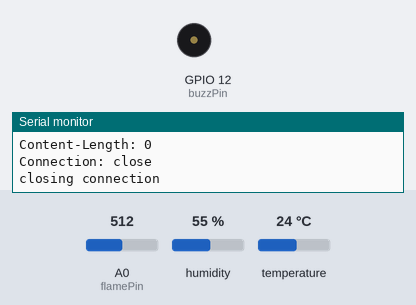
Recording of a sketch running on a simulated ESP8266 (NodeMCU). Parts: buzzer (waves = sounding, pin HIGH), the last lines printed to the serial monitor. The test bench sets the inputs (shaded band); at power-on: A0 (flamePin) = 512, humidity 55 %, temperature 24 °C. WiFi joins after 1.5 s; servers stay silent unless stated; uploads are accepted with an empty reply.

Above: at 4.0 s.
4.1 s: A0 (flamePin) set to 417
6.8 s: A0 (flamePin) set to 387
At 8.5 s:
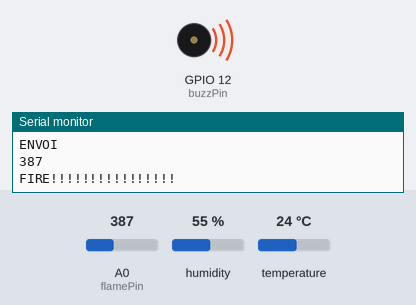
14.9 s: A0 (flamePin) set to 410
At 17.0 s:
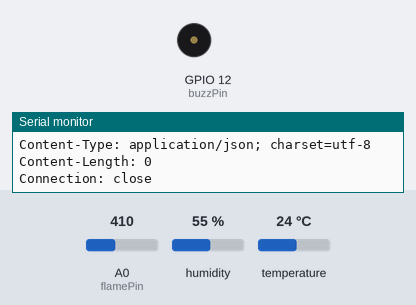
Timing chart, 0 to 18.5 s (numbered marks = the images above; inputs shaded):
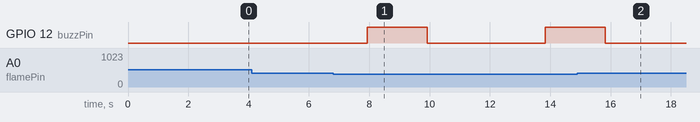

The sketch:

sensor-nodeV8.ino
```cpp
#include <ESP8266WiFi.h>
#include "Timer.h"
#include <Adafruit_Sensor.h>
#include <DHT.h>
#include <DHT_U.h>

#define DHTPIN 0
#define DHTTYPE    DHT11
///////////////Parameters/////////////////
// WIFI params
const char* ssid = "LPiOTIA";
const char* password = "";

DHT_Unified dht(DHTPIN, DHTTYPE);
uint32_t delayMS;

// CSE params
const char* host = "192.168.143.139";
const int httpPort = 8282;

// AE params
const int aePort   = 80;

const char* origin   = " admin:admin";
///////////////////////////////////////////

Timer t;

WiFiServer server(aePort);
int flamePin = A0; // select the input pin for LDR
int buzzPin = 12; //  Pin du Buzzer D6 (GPIO12)
int temperatureValue = 0; // variable to store the value coming from the temperature sensor
int humudityValue = 0; // variable to store the value coming from the humidity sensor
int flameVal;


void setup() {

    Serial.begin(115200);
    dht.begin();
    sensor_t sensor;
    dht.temperature().getSensor(&sensor);
    dht.humidity().getSensor(&sensor);
    delayMS = sensor.min_delay / 1000;

    delay(10);
    Serial.println();
    Serial.println();

    pinMode(12, OUTPUT);
    // Connect to WIFI network
    Serial.print("Connecting to ");
    Serial.println(ssid);

    WiFi.persistent(false);
    WiFi.begin(ssid, password);

    while (WiFi.status() != WL_CONNECTED) {
       delay(500);
       Serial.print(".");
    }
    Serial.println();
    Serial.println("WiFi connected");
    Serial.println("IP address: ");
    Serial.println(WiFi.localIP());

    // Start HTTP server
    server.begin();
    Serial.println("Server started");

    // Create AE resource for sensor node
      String resultat = send("/~/mn-cse/mn-name",2,"{\"m2m:ae\":{\"rn\":\"sensorNodeIUTInfo\",\"api\":\"mydevice1.company.com\",\"rr\":\"true\",\"poa\":[\"http://"+WiFi.localIP().toString()+":"+aePort+"\"]}}");

    if(resultat=="HTTP/1.1 201 Created"){
       // Create Container resource for temperature semsor
       send("/~/mn-cse/mn-name/sensorNodeIUTInfo",3,"{\"m2m:cnt\":{\"rn\":\"temperature\"}}");

       // Create ContentInstance resource for temperature instance value
      // send("/~/mn-cse/mn-name/sensorNodeIUTInfo/temperature",4,"{\"m2m:cin\":{\"con\":\"20\"}}");

       // Create Container resource for humidity sensor
       send("/~/mn-cse/mn-name/sensorNodeIUTInfo",3,"{\"m2m:cnt\":{\"rn\":\"humidity\"}}");

       // Create ContentInstance resource for humidity instance value
       //send("/~/mn-cse/mn-name/sensorNodeIUTInfo/humidity",4,"{\"m2m:cin\":{\"con\":\"100\"}}");

      // Create Container resource for the flame sensor (ky-026)
       send("/~/mn-cse/mn-name/sensorNodeIUTInfo",3,"{\"m2m:cnt\":{\"rn\":\"Flame-Sensor\"}}");
       // Create ContentInstance for the flame sensor
       send("/~/mn-cse/mn-name/sensorNodeIUTInfo/Flame-Sensor",4,"{\"m2m:cin\":{\"con\":\"OFF\"}}");

       // Create Container resource for the alarm (led)
      /* send("/~/mn-cse/mn-name/sensorNodeIUTInfo",3,"{\"m2m:cnt\":{\"rn\":\"alarm\"}}");
       // Create ContentInstance for the alarm
       send("/~/mn-cse/mn-name/sensorNodeIUTInfo/alarm",4,"{\"m2m:cin\":{\"con\":\"OFF\"}}");
       // Create Subscription to the alarm control
       send("/~/mn-cse/mn-name/sensorNodeIUTInfo/alarm",23,"{\"m2m:sub\":{\"rn\":\"alarm_sub\",\"nu\":[\"Cae-SensorNode\"],\"nct\":1}}");
      */}
      //every 5 seconds, call the push fonction that reads and sets the sensors values
      t.every(500*5, push);
  }

// Method in charge of receiving event from the CSE
void loop(){
  t.update();
  // Check if a client is connected
  WiFiClient client = server.available();
  if (!client) {
    return;
  }
  // Wait until the client sends some data
  Serial.println("new client");
  while(!client.available()){
    delay(1);
  }
  // Read the request
  String req = client.readString();
  Serial.println(req);
  client.flush();

  // Switch the Alarme state according to the received value
  /*if (req.indexOf("ON") != -1){
    digitalWrite(buzzPin, 1);
  }else if (req.indexOf("OFF") != -1){
    digitalWrite(buzzPin, 0);
  }else{
    Serial.println("invalid request");
    client.stop();
    return;
  }*/
 // client.flush();

  // Send HTTP response to the client
  String s = "HTTP/1.1 200 OK\r\n";
  client.print(s);
  delay(1);
  Serial.println("Client disonnected");
}


// Method in charge of sending request to the CSE
String send(String url,int ty, String rep) {

  // Connect to the CSE address
  Serial.print("connecting to ");
  Serial.println(host);

  WiFiClient client;

  if (!client.connect(host, httpPort)) {
    Serial.println("connection failed");
    return "error";
  }
  // prepare the HTTP request
  String req = String()+ "POST " + url + " HTTP/1.1\r\n" +
               "Host: " + host + "\r\n" +
               "X-M2M-Origin: " + origin + "\r\n" +
               //"X-M2M-Origin:" + " admin:admin" + "\r\n" +
               "Content-Type: application/json;ty="+ty+"\r\n" +
               "Content-Length: "+ rep.length()+"\r\n"
               "Connection: keep-alive\r\n\n" +
               rep;

  Serial.println(req+"\n");
  Serial.println(req);

  // Send the HTTP request
  client.print(req);

  unsigned long timeout = millis();
  while (client.available() == 0) {
    if (millis() - timeout > 10000) {
      Serial.println(">>> Client Timeout !");
      //client.stop();
      return "error";
    }
  }

  // Read the HTTP response
  String res="";
  if(client.available()){
    res = client.readStringUntil('\r');
    Serial.print(res);
  }
  while(client.available()){
    String line = client.readStringUntil('\r');
    Serial.print(line);
  }

  Serial.println();
  Serial.println("closing connection");
  Serial.println();
  return res;


}

// Sensor function that reads and pushes sensors values in oneM2M infrastructure
void push(){

  Serial.println("ENVOI");
  sensors_event_t eventT;
  dht.temperature().getEvent(&eventT);
  flameVal = analogRead(flamePin);
  Serial.println(flameVal);

  if (flameVal < 400){
    Serial.println("FIRE!!!!!!!!!!!!!!!!");
    digitalWrite(12, 1);
    delay(2000);
    digitalWrite(12, 0);
    String dat =String()+"{\"m2m:cin\":{\"con\":\""+"FIRE"+"\"}}";
    send("/~/mn-cse/mn-name/sensorNodeIUTInfo/Flame-Sensor",4,dat);

  }


  if (isnan(eventT.temperature)) {
    Serial.println(F("Error reading temperature!"));
  }
  else {
    Serial.print(F("Temperature: "));
    Serial.print(eventT.temperature);
    Serial.println(F("°C"));
    String data = String()+"{\"m2m:cin\":{\"con\":\""+eventT.temperature+"\"}}";
    send("/~/mn-cse/mn-name/sensorNodeIUTInfo/temperature",4,data);
  }

  sensors_event_t eventH;
  dht.humidity().getEvent(&eventH);
  if (isnan(eventH.relative_humidity)) {
    Serial.println(F("Error reading humidity!"));
  }
  else {
    Serial.print(F("Humidity: "));
    Serial.print(eventH.relative_humidity);
    Serial.println(F("%"));
    String data = String()+"{\"m2m:cin\":{\"con\":\""+eventH.relative_humidity+"\"}}";
    send("/~/mn-cse/mn-name/sensorNodeIUTInfo/humidity",4,data);
  }
}
```

Measured:
- the behaviour switches between 400 and 399 on A0 (flamePin) (found by bisection; images 0 and 1)
- after the input at 6.8 s, GPIO 12 (buzzPin): LOW → HIGH after 1.1 s, → LOW 2.0 s later, → HIGH 3.9 s later
- after the input at 14.9 s, GPIO 12 (buzzPin): goes on until 15.8 s, then stays LOW
